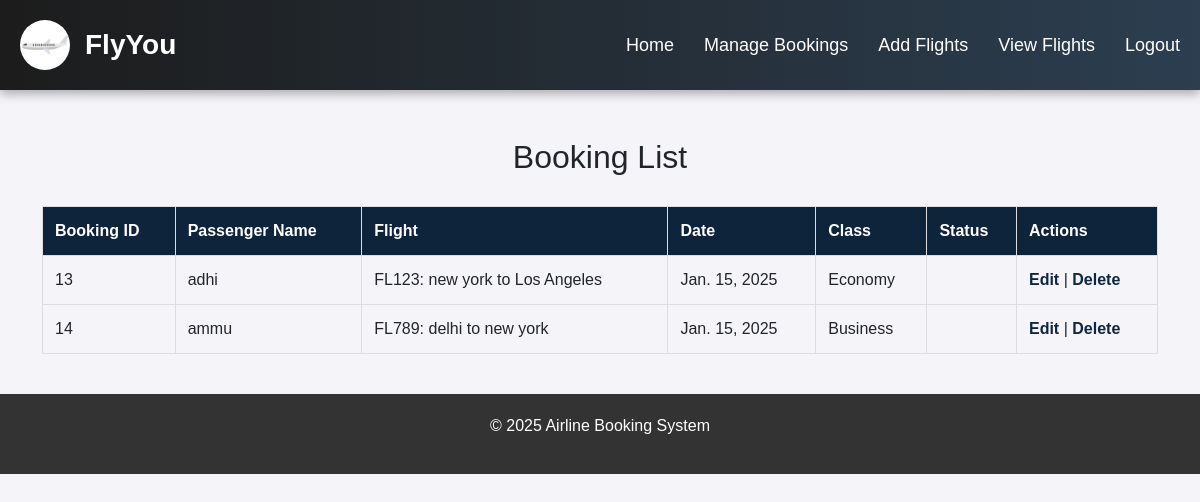
/manage_bookings/ (signed in), run on an earlier commit of the app's database.
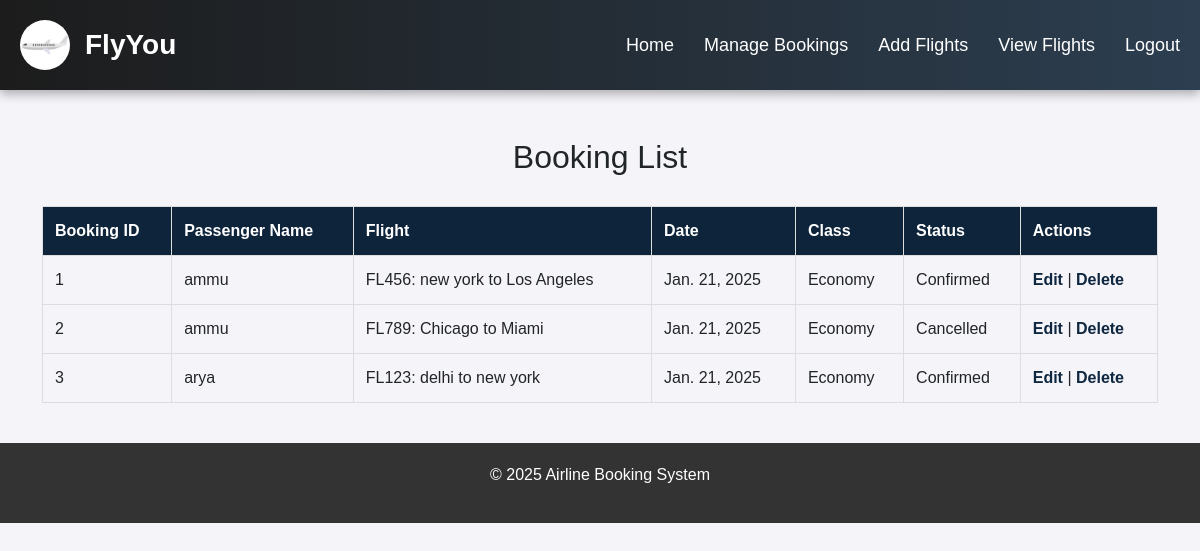
And on a later commit of the database.
### app/models.py (models this page shows)
class Booking(models.Model):
    user = models.ForeignKey(User, on_delete=models.CASCADE)
    passenger_name = models.CharField(max_length=100)
    flight = models.ForeignKey(Flight, on_delete=models.CASCADE)
    date = models.DateField()
    status = models.CharField(max_length=20, choices=[('Confirmed', 'Confirmed'),('Cancelled', 'Cancelled'),])
    class_type = models.CharField(max_length=50)

class Flight(models.Model):
    flight_number = models.CharField(max_length=100)
    origin = models.CharField(max_length=100)
    destination = models.CharField(max_length=100)
    departure_time = models.DateTimeField()
    arrival_time = models.DateTimeField()
    economy_seats = models.IntegerField(default=0)
    business_seats = models.IntegerField(default=0)
    first_class_seats = models.IntegerField(default=0)
    economy_price = models.DecimalField(max_digits=10, decimal_places=2)
    business_price = models.DecimalField(max_digits=10, decimal_places=2)
    first_class_price = models.DecimalField(max_digits=10, decimal_places=2)
    available_seats = models.IntegerField(default=0)
    def __str__(self):
        return f"{self.flight_number}: {self.origin} to {self.destination}"

### app/views.py (the view)
# urls.py: path('manage_bookings/', views.manage_bookings, name='manage_bookings'),
@login_required
def manage_bookings(request):
    bookings = Booking.objects.all()
    return render(request, "admin/manage_booking.html", {"bookings": bookings})

### templates/admin/manage_booking.html (shortened to what this page needs)
<!DOCTYPE html>
<html lang="en">
<head>
    {% load static %}
    <link href="https://cdn.jsdelivr.net/npm/bootstrap@5.3.3/dist/css/bootstrap.min.css" rel="stylesheet">
</head>
<body>
    <nav>
        <div class="navbar-container">
            <div class="navbar-brand">
                <img src="{% static 'images/flightlogo.png' %}" alt="Logo" class="logo">
                <span class="brand-name">FlyYou</span>
            </div>
            <ul class="navbar-links">
                <li class="nav-item">
                    <a href="{% url 'admin_home' %}">Home</a>
                </li>
                <li class="nav-item">
                    <a class="nav-link" href="{% url 'manage_bookings' %}">Manage Bookings</a>
                </li>
                <li class="nav-item">
                    <a class="nav-link" href="{% url 'add_flight' %}">Add Flights</a>
                </li>
                <li class="nav-item">
                    <a class="nav-link" href="{% url 'flight_list' %}">View Flights</a>
                </li>
                <li class="nav-item">
                    <a class="nav-link" href="{% url 'user_logout' %}">Logout</a>
                </li>
            </ul>
        </div>
    </nav>
    <main class="container mt-5">
        <section>
            <h2 class="text-center mb-4">Booking List</h2>
            <table>
                <thead>
                    <tr>
                        <th>Booking ID</th>
                        <th>Passenger Name</th>
                        <th>Flight</th>
                        <th>Date</th>
                        <th>Class</th>
                        <th>Status</th>
                        <th>Actions</th>
                    </tr>
                </thead>
                <tbody>
                    {% for booking in bookings %}
                    <tr>
                        <td>{{ booking.id }}</td>
                        <td>{{ booking.passenger_name }}</td>
                        <td>{{ booking.flight }}</td>
                        <td>{{ booking.date }}</td>
                        <td>{{ booking.class_type }}</td>
                        <td>{{ booking.status }}</td>
                        <td>
                            <a href="{% url 'edit_booking' booking.id %}">Edit</a> |
                            <a href="{% url 'delete_booking' booking.id %}">Delete</a>
                        </td>
                    </tr>
                    {% empty %}
                    <tr>
                        <td colspan="6" class="text-center">No bookings available.</td>
                    </tr>
                    {% endfor %}
                </tbody>
            </table>
        </section>
    </main>
    <footer>
        <p>&copy; 2025 Airline Booking System</p>
    </footer>
</body>
</html>

What changed in the data, as far as the page shows it:
removed Booking: id "13", passenger_name "adhi", flight "FL123: new york to Los Angeles", date "Jan. 15, 2025", class_type "Economy"
removed Booking: id "14", passenger_name "ammu", flight "FL789: delhi to new york", date "Jan. 15, 2025", class_type "Business"
added Booking: id "1", passenger_name "ammu", flight "FL456: new york to Los Angeles", date "Jan. 21, 2025", class_type "Economy", status "Confirmed"
added Booking: id "2", passenger_name "ammu", flight "FL789: Chicago to Miami", date "Jan. 21, 2025", class_type "Economy", status "Cancelled"
added Booking: id "3", passenger_name "arya", flight "FL123: delhi to new york", date "Jan. 21, 2025", class_type "Economy", status "Confirmed"
